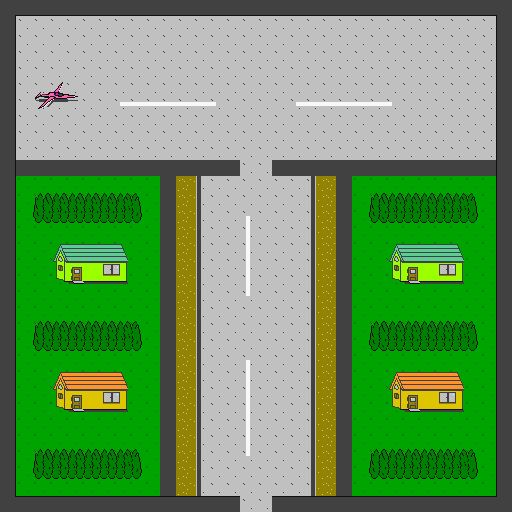

Tiled map render using the project's own tile images. Description and the map definition, with tile-layer contents summarised, below:
An orthogonal 32x32 tile map with 16x16 px tiles, 3 tile layers (base_layer, back_layer, front_layer), 3 hidden layers not drawn, 2 tilesets.

<map version="1.2" tiledversion="1.2.1" orientation="orthogonal" renderorder="right-down" width="32" height="32" tilewidth="16" tileheight="16" infinite="0" nextlayerid="8" nextobjectid="2">
 <tileset firstgid="1" source="stage4_bg_tileset.tsx" />
 <tileset firstgid="257" source="area_tileset.tsx" />
 <layer id="1" name="base_layer" width="32" height="32" locked="1">
  <data>[1024 cells, 1024 non-empty, 11 distinct tile ids]</data>
 </layer>
 <layer id="2" name="back_layer" width="32" height="32" locked="1">
  <data>[1024 cells, 150 non-empty, 42 distinct tile ids]</data>
 </layer>
 <layer id="3" name="front_layer" width="32" height="32" locked="1">
  <data>[1024 cells, 190 non-empty, 9 distinct tile ids]</data>
 </layer>
 <layer id="5" name="object_layer" width="32" height="32" visible="0" locked="1">
  <data>[1024 cells, 39 non-empty, 33 distinct tile ids]</data>
 </layer>
 <layer id="6" name="area_layer" width="32" height="32" visible="0" locked="1">
  <data>[1024 cells, 474 non-empty, 4 distinct tile ids]</data>
 </layer>
 <layer id="7" name="connect_layer" width="32" height="32" visible="0" locked="1">
  <data>[1024 cells, 5 non-empty, 5 distinct tile ids]</data>
 </layer>
</map>
